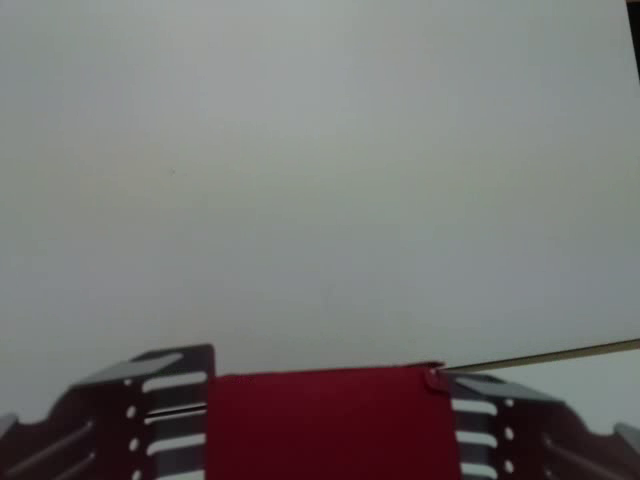
#> input picture frame 17 of debug_video.avi, 640 x 480 px
$ python GreenLineDetector.py
#> lines starting #> are read from the running program, lines starting #| are printed output that depends on the picture; after the words box and inside, x2 and y2 are one past the last pixel; in counts of white or black regions, pixels touching at a corner belong together
#> further down, src is the input picture: shape (480, 640, 3); mean B, G, R 115, 116.3, 118.5
import cv2
import imutils
import numpy as np

class GreenLineDetector:
    def __init__(self):
        pass


    def draw_lines(self, src, lines, mode = 'all', thickness=2):
        if mode == 'all':
            thickness = 2
            color=[0,255,0]
            for line in lines:
                for x1, y1, x2, y2 in line:
                    cv2.line(src, (x1, y1), (x2, y2), color, thickness)
        if mode == 'fit':
            thickness = 10
            color=[0,255,0]
            for line in lines:
                cv2.line(src, (lines[0], lines[1]), (lines[2], lines[3]), color, thickness)

    def get_fitline(self, f_lines, size):
        lines = np.squeeze(f_lines)
        lines = lines.reshape(size,2)
        #middle=int(lines.mean(axis=0)[1])
        min_x = int(lines.min(axis=0)[0])
        max_x = int(lines.max(axis=0)[0])
        min_y = int(lines.min(axis=0)[1])
        max_y = int(lines.max(axis=0)[1])
        #H = [max_x, middle, min_x, middle]
        fitline = [max_x, max_y, min_x, min_y]
        fitline_degree = (np.arctan2(fitline[1] - fitline[3], fitline[0] - fitline[2]) * 180) / np.pi
        return fitline, fitline_degree


    def get_green_H_lines(self, src):

        green_lower = np.array([25, 52, 72])
        green_upper = np.array([102, 255, 255])

        kernel = np.ones((5, 5), np.uint8)

        hsv = cv2.cvtColor(src, cv2.COLOR_BGR2HSV)
#> hsv: shape (480, 640, 3); mean H, S, V 88.4, 38.3, 122.9
        hue, saturation, value = cv2.split(hsv)
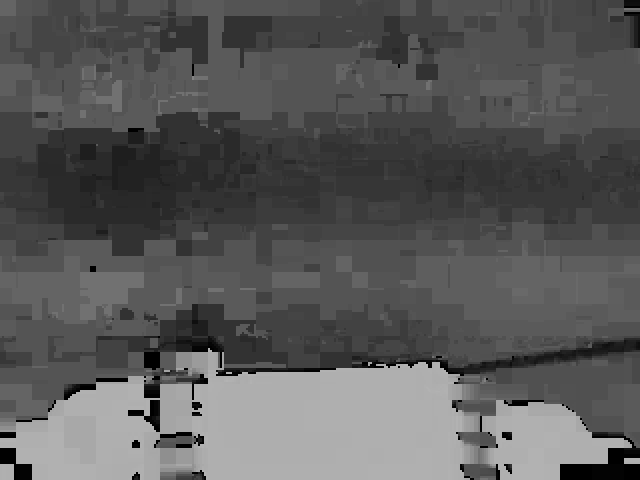
#> hue: shape (480, 640); min 0, max 179, mean 88.4
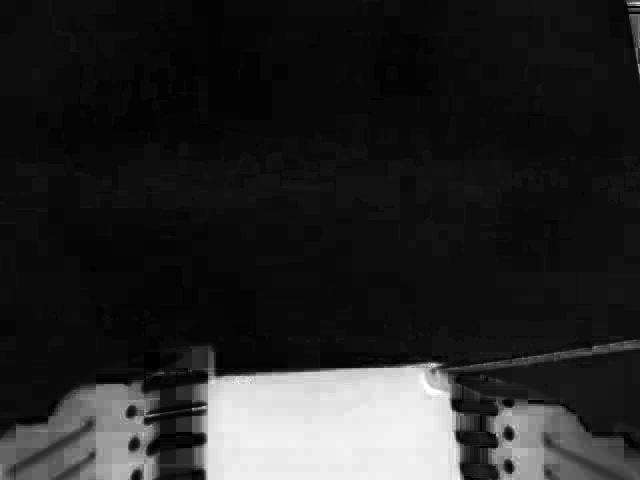
#> saturation: shape (480, 640); min 0, max 255, mean 38.3
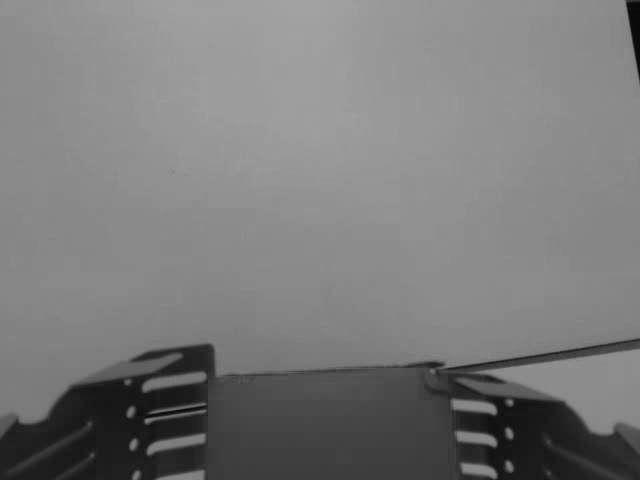
#> value: shape (480, 640); min 5, max 163, mean 122.9

        green_mask = cv2.inRange(hsv, green_lower, green_upper)
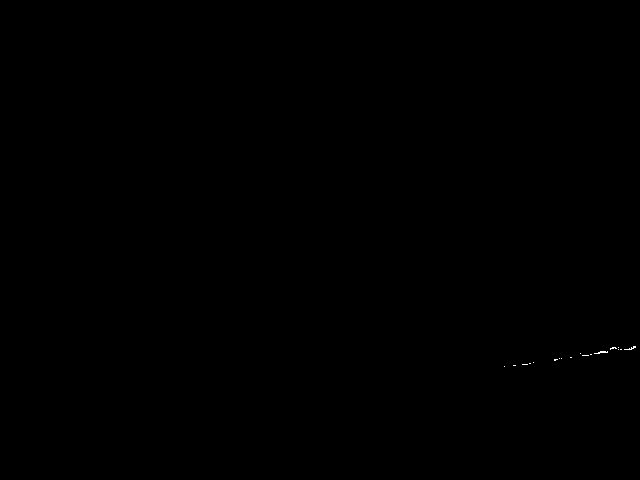
#> green_mask: shape (480, 640); 0.03% white in thin lines or dots, all inside (x1, y1, x2, y2) = (504, 346, 636, 367)
        green_mask = cv2.erode(green_mask, kernel, iterations=2)
#> green_mask: shape (480, 640); every value is 0
        green_mask = cv2.morphologyEx(green_mask, cv2.MORPH_OPEN, kernel)
        green_mask = cv2.dilate(green_mask, kernel, iterations=1)

        _, binary = cv2.threshold(saturation, 0, 255, cv2.THRESH_BINARY + cv2.THRESH_OTSU)
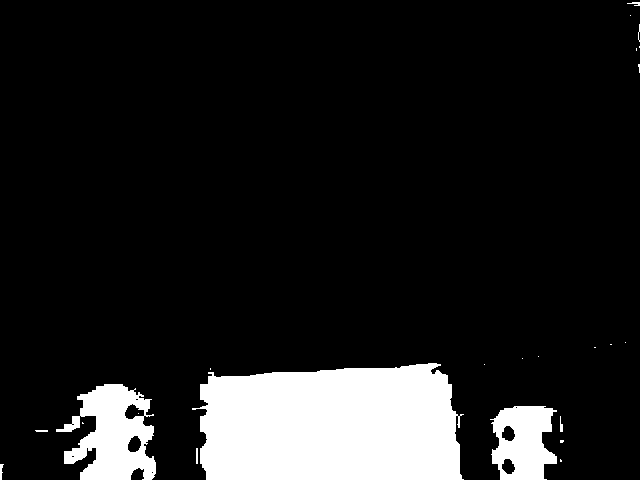
#> binary: shape (480, 640); 12.1% white; 24 white regions (16 under 20 px), largest, box (x1, y1, x2, y2) and area: (192, 363, 464, 480) 27651, (56, 384, 156, 480) 5778, (490, 406, 557, 480) 3561
        green_area_mask = cv2.bitwise_and(green_mask, binary)

        edge = imutils.auto_canny(green_area_mask)

        lines = cv2.HoughLinesP(edge, 1, np.pi / 180, 90, minLineLength = 50, maxLineGap = 30)
#> lines = None
        lines = np.squeeze(lines)

        if len(lines.shape) == 0:
            return []
        elif len(lines.shape) == 1:
            slope_degree = (np.arctan2(lines[1] - lines[3], lines[0] - lines[2]) * 180) / np.pi
        else:
            slope_degree = (np.arctan2(lines[:,1] - lines[:,3], lines[:,0] - lines[:,2]) * 180) / np.pi

        H = lines[np.abs(slope_degree) > 160]
        H_degree = slope_degree[np.abs(slope_degree)>160]
        H = H[:,None]

        return H

    def get_green_lines(self, src):
        green_H_info = {"IS_GREEN_H": True , "MAX": [0 , 0], "MIN": [0, 0]}
        H = self.get_green_H_lines(src)
#> H = []

        if len(H) != 0:
            size = int(H.shape[0]*H.shape[2]/2)
            fit_H, fit_H_degree = self.get_fitline(H, size)
            #self.draw_lines(src, H)
            self.draw_lines(src, fit_H, 'fit')
            # print(fit_H_degree) # 0 ~ 0.5 사이면 평행

        return green_H_info, src
        #cv2.imshow("edge", edge)
        #cv2.imshow("and_mask", green_area_mask)

if __name__ == "__main__":
    video = cv2.VideoCapture("./Sensor/src/line_test/debug_video.avi")
    green_detector = GreenLineDetector()
    while True:
        ret, src = video.read()
        if not ret:
            video = cv2.VideoCapture("./Sensor/src/line_test/debug_video.avi")
            continue
        src = cv2.resize(src, dsize=(640,480))
        green_H_info, result = green_detector.get_green_lines(src)
#> green_H_info = {'IS_GREEN_H': True, 'MAX': [0, 0], 'MIN': [0, 0]}
        cv2.imshow('result',result)
        key = cv2.waitKey(1)
#> (key Esc is pressed here)
        if key == 27:
            break
    video.release()
    cv2.destroyAllWindows()

$ run again, starting later in the video
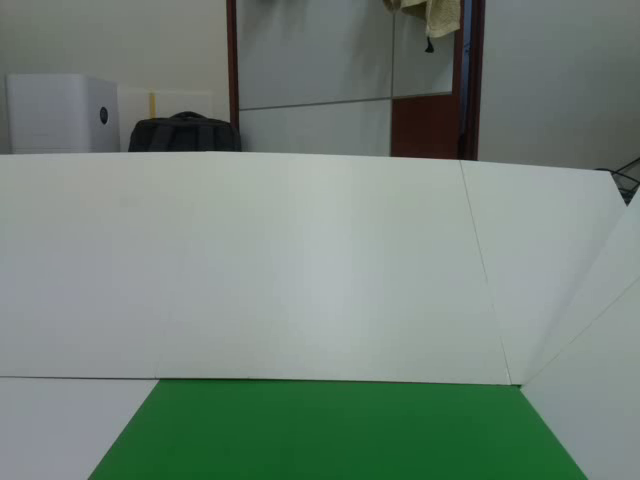
#> input picture frame 80 of debug_video.avi, 640 x 480 px
#> src is the input picture: shape (480, 640, 3); mean B, G, R 120.1, 129.5, 114.2
#> hsv: shape (480, 640, 3); mean H, S, V 75.2, 43.4, 130.4
#> in get_green_H_lines, `green_mask = cv2.inRange(hsv, green_lower, green_upper)`:
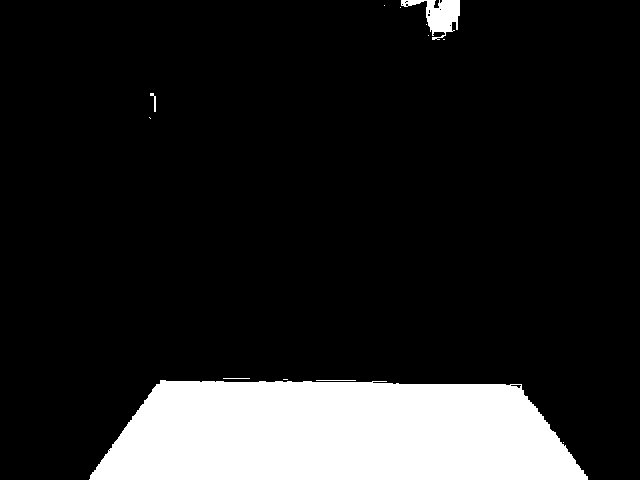
#> green_mask: shape (480, 640); 14.1% white; 13 white regions (8 under 20 px), largest, box (x1, y1, x2, y2) and area: (89, 380, 588, 480) 42018, (401, 0, 460, 40) 1076, (150, 93, 156, 112) 44, (316, 380, 356, 381) 40, (223, 378, 250, 379) 27
#> binary: shape (480, 640); 15.8% white; 40 white regions (25 under 20 px), largest, box (x1, y1, x2, y2) and area: (92, 379, 588, 480) 41909, (392, 0, 474, 159) 4676, (228, 0, 238, 128) 804
#> green_area_mask: shape (480, 640); 13.2% white; 1 white region, box (x1, y1, x2, y2) and area: (94, 383, 582, 480) 40528
#> edge: shape (480, 640); 0.19% white in thin lines or dots, all inside (x1, y1, x2, y2) = (93, 382, 582, 480)
#> in get_green_H_lines, `lines = cv2.HoughLinesP(edge, 1, np.pi / 180, 90, minLineLength = 50, ..`: lines = [[197, 383, 369, 383], [390, 385, 502, 385]]
#> slope_degree = [180, 180]
#> in get_green_H_lines, `H = lines[np.abs(slope_degree) > 160]`: H = [[197, 383, 369, 383], [390, 385, 502, 385]]
#> H_degree = [180, 180]
#> in get_green_lines, `H = self.get_green_H_lines(src)`: H = [[197, 383, 369, 383], [390, 385, 502, 385]]
#> in get_fitline, `lines = lines.reshape(size,2)`: lines = [[197, 383], [369, 383], [390, 385], [502, 385]]
#> min_x = 197
#> max_x = 502
#> min_y = 383
#> max_y = 385
#> fitline = [502, 385, 197, 383]
#> fitline_degree = 0.376
#> fit_H = [502, 385, 197, 383]; fit_H_degree = 0.376
#> the loop in draw_lines, `for line in lines:` made 4 passes
#> line on passes 1 to 4: 502, 385, 197, 383
#> after the loop in draw_lines, `for line in lines:`:
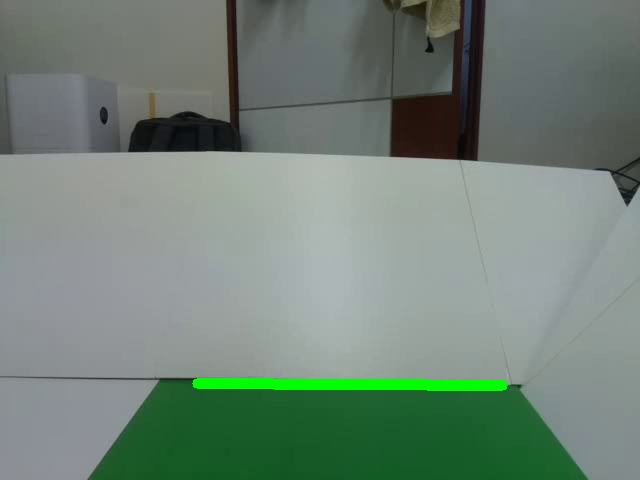
#> src: shape (480, 640, 3); 1.12% of pixels changed, all inside (x1, y1, x2, y2) = (192, 378, 508, 391)
#> green_H_info = {'IS_GREEN_H': True, 'MAX': [0, 0], 'MIN': [0, 0]}

$ run again, starting later in the video
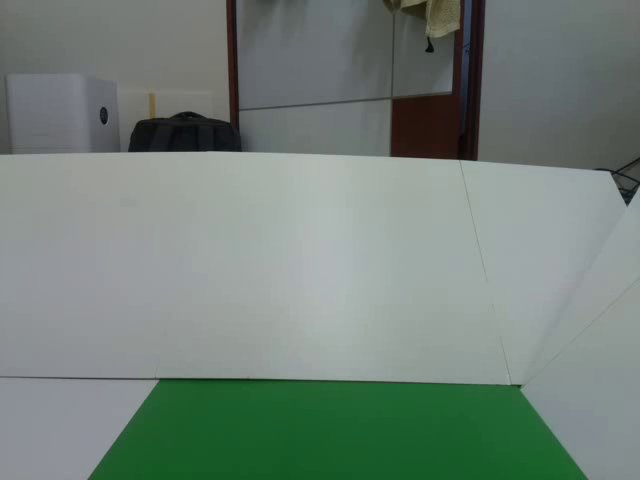
#> input picture frame 143 of debug_video.avi, 640 x 480 px
#> src is the input picture: shape (480, 640, 3); mean B, G, R 120.9, 129, 114.7
#> hsv: shape (480, 640, 3); mean H, S, V 78.1, 41.9, 130.3
#> in get_green_H_lines, `green_mask = cv2.inRange(hsv, green_lower, green_upper)`:
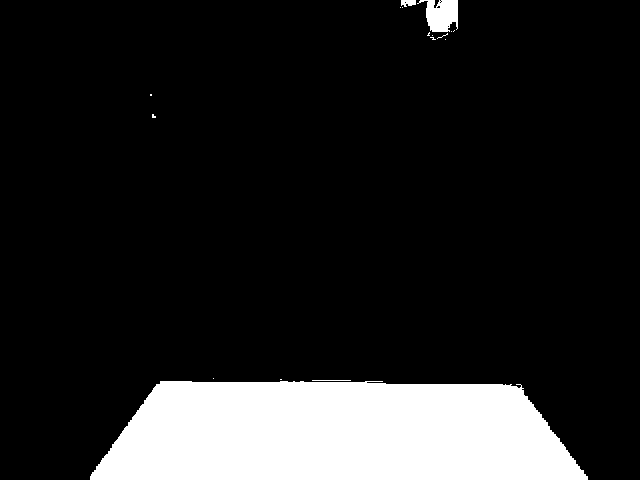
#> green_mask: shape (480, 640); 14% white; 17 white regions (13 under 20 px), largest, box (x1, y1, x2, y2) and area: (90, 381, 588, 480) 41904, (417, 0, 458, 32) 892, (401, 0, 416, 7) 82, (312, 380, 351, 381) 39
#> binary: shape (480, 640); 15.9% white; 35 white regions (23 under 20 px), largest, box (x1, y1, x2, y2) and area: (92, 379, 588, 480) 41889, (392, 0, 482, 159) 5212, (228, 0, 238, 120) 824
#> green_area_mask: shape (480, 640); 13.2% white; 3 white regions (2 under 20 px), largest, box (x1, y1, x2, y2) and area: (94, 383, 582, 480) 40456
#> edge: shape (480, 640); 0.19% white in thin lines or dots, all inside (x1, y1, x2, y2) = (93, 9, 582, 480)
#> in get_green_H_lines, `lines = cv2.HoughLinesP(edge, 1, np.pi / 180, 90, minLineLength = 50, ..`: lines = [[162, 383, 363, 383], [383, 385, 499, 385]]
#> slope_degree = [180, 180]
#> in get_green_H_lines, `H = lines[np.abs(slope_degree) > 160]`: H = [[162, 383, 363, 383], [383, 385, 499, 385]]
#> H_degree = [180, 180]
#> in get_green_lines, `H = self.get_green_H_lines(src)`: H = [[162, 383, 363, 383], [383, 385, 499, 385]]
#> in get_fitline, `lines = lines.reshape(size,2)`: lines = [[162, 383], [363, 383], [383, 385], [499, 385]]
#> min_x = 162
#> max_x = 499
#> min_y = 383
#> max_y = 385
#> fitline = [499, 385, 162, 383]
#> fitline_degree = 0.34
#> fit_H = [499, 385, 162, 383]; fit_H_degree = 0.34
#> the loop in draw_lines, `for line in lines:` made 4 passes
#> line on passes 1 to 4: 499, 385, 162, 383
#> after the loop in draw_lines, `for line in lines:`:
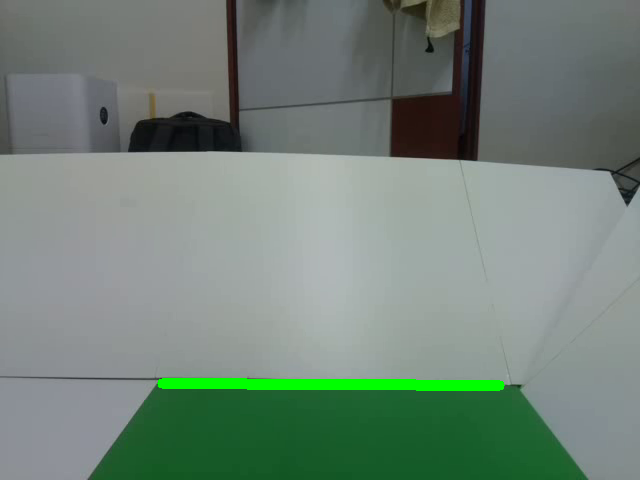
#> src: shape (480, 640, 3); 1.23% of pixels changed, all inside (x1, y1, x2, y2) = (157, 378, 505, 391)
#> green_H_info = {'IS_GREEN_H': True, 'MAX': [0, 0], 'MIN': [0, 0]}
